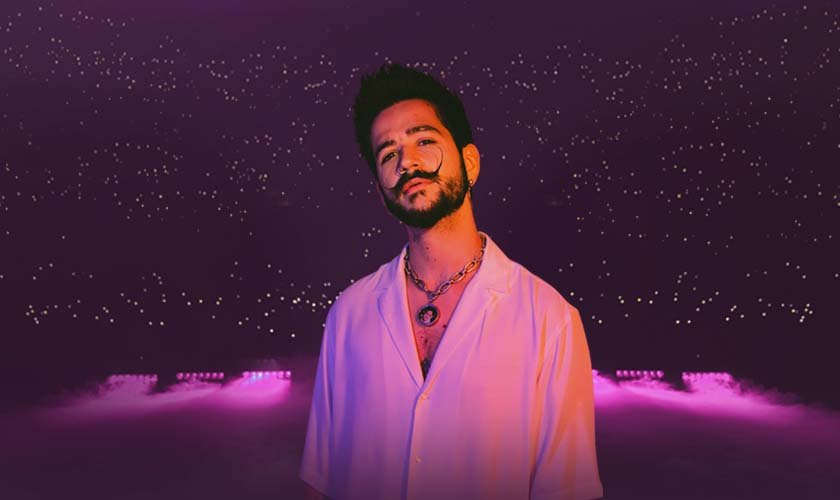
#> input picture media/person1.jpg, 840 x 500 px, found by its file name
$ python opencv_saveFace.py
#> lines starting #> are read from the running program, lines starting #| are printed output that depends on the picture; after the words box and inside, x2 and y2 are one past the last pixel; in counts of white or black regions, pixels touching at a corner belong together
import cv2

casc_path = cv2.data.haarcascades + "haarcascade_frontalface_default.xml"
faceCascade = cv2.CascadeClassifier(casc_path)

imagename = "media\\person1.jpg"
image = cv2.imread(imagename)
#> image is the input picture: shape (500, 840, 3); mean B, G, R 67.9, 39, 79.7
faces = faceCascade.detectMultiScale(image, scaleFactor=1.1, minNeighbors=5, minSize=(30,30), flags = cv2.CASCADE_SCALE_IMAGE)
#> faces = [[357, 102, 110, 110]]
count = 1
for (x,y,w,h) in faces:
    cv2.rectangle(image, (x,y), (x+w,y+h), (128,255,0), 2)  #框選臉部
    filename = "media\\face" + str(count)+ ".jpg"  #存檔名稱
    image1 = image[y: y + h, x: x + w]  #取得臉部圖形
    image2 = cv2.resize(image1, (400, 400))  #重置圖形大小
    cv2.imwrite(filename, image2)
    count += 1
#> this loop made 1 pass
#> (x, y, w, h, filename, count) on pass 1: (357, 102, 110, 110, 'media\\face1.jpg', 2)
#> pass 1, `image1 = image[y: y + h, x: x + w]`:
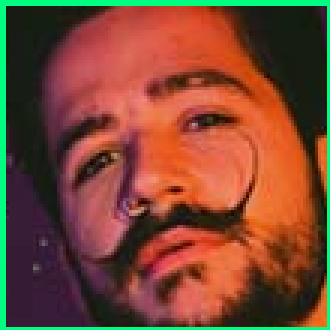
#> image1: shape (110, 110, 3) (shown 3 times larger); mean B, G, R 51.2, 71.9, 122.8
#> pass 1, `image2 = cv2.resize(image1, (400, 400))`:
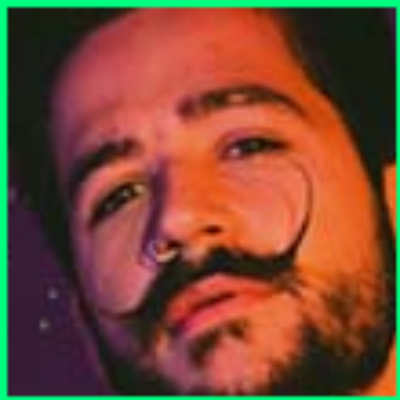
#> image2: shape (400, 400, 3); mean B, G, R 51.1, 71.8, 122.7
#> after the loop:
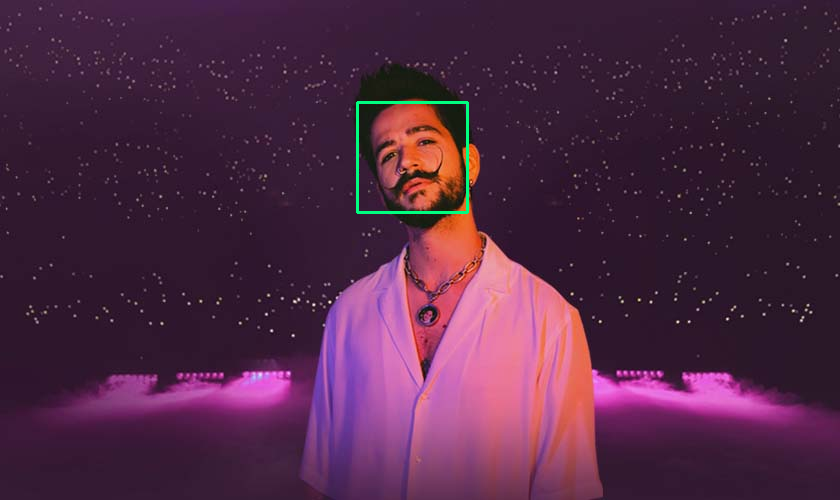
#> image: shape (500, 840, 3); 0.31% of pixels changed, all inside (x1, y1, x2, y2) = (356, 101, 469, 214)
#> after the loop, count = 2
cv2.namedWindow("facedetect")
cv2.imshow("facedetect", image)
cv2.waitKey(0)
cv2.destroyWindow("facedetect")

$ run again, with media/person12.jpg copied over media/person1.jpg
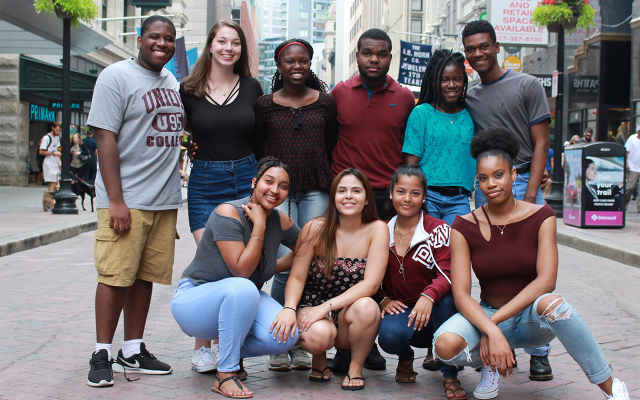
#> input picture media/person12.jpg, 1280 x 800 px, found by its file name (shown at 1/2 size)
#> image is the input picture: shape (800, 1280, 3); mean B, G, R 117.3, 114.1, 118.9
#> faces = [[922, 69, 70, 70], [710, 77, 79, 79], [507, 106, 56, 56], [872, 135, 62, 62], [660, 351, 76, 76], [419, 56, 74, 74], [559, 95, 69, 69], [777, 356, 76, 76], [287, 47, 72, 72], [940, 320, 86, 86], [511, 334, 81, 81]]
#> the loop `for (x,y,w,h) in faces:` made 11 passes
#> pass 1, `image2 = cv2.resize(image1, (400, 400))`:
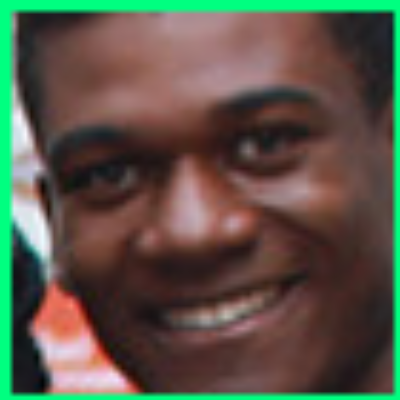
#> image2: shape (400, 400, 3); mean B, G, R 72.3, 86.2, 90.8
#> after the loop `for (x,y,w,h) in faces:`:
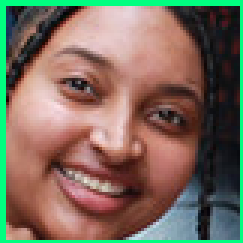
#> image1: shape (81, 81, 3) (shown 3 times larger); mean B, G, R 93.2, 108.3, 123.3
#> after the loop `for (x,y,w,h) in faces:`: count = 12

$ run again, with media/person2.jpg copied over media/person1.jpg
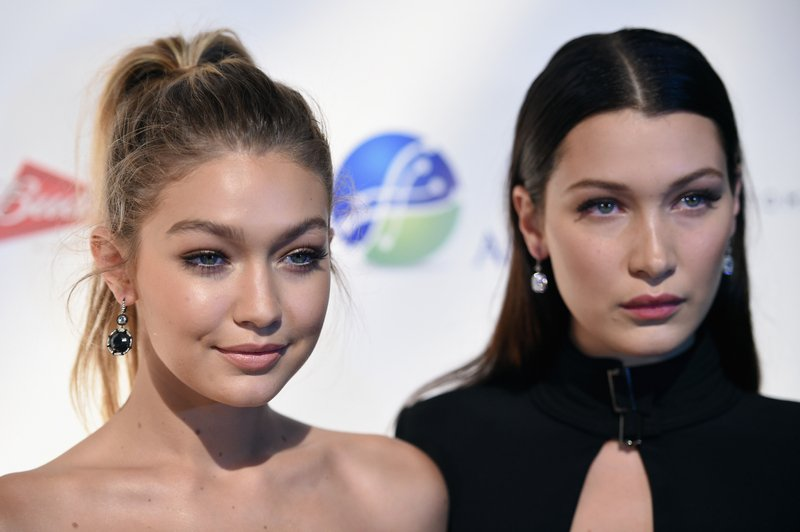
#> input picture media/person2.jpg, 800 x 532 px, found by its file name
#> image is the input picture: shape (532, 800, 3); mean B, G, R 137.2, 139.2, 152.4
#> faces = [[532, 116, 229, 229], [117, 156, 253, 253]]
#> the loop `for (x,y,w,h) in faces:` made 2 passes
#> (x, y, w, h, filename, count) on passes 1 to 2: (532, 116, 229, 229, 'media\\face1.jpg', 2), (117, 156, 253, 253, 'media\\face2.jpg', 3)
#> pass 1, `image1 = image[y: y + h, x: x + w]`:
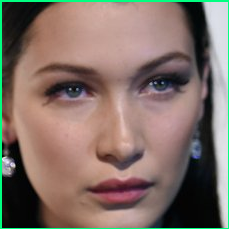
#> image1: shape (229, 229, 3); mean B, G, R 102.7, 111.3, 129
#> after the loop `for (x,y,w,h) in faces:`:
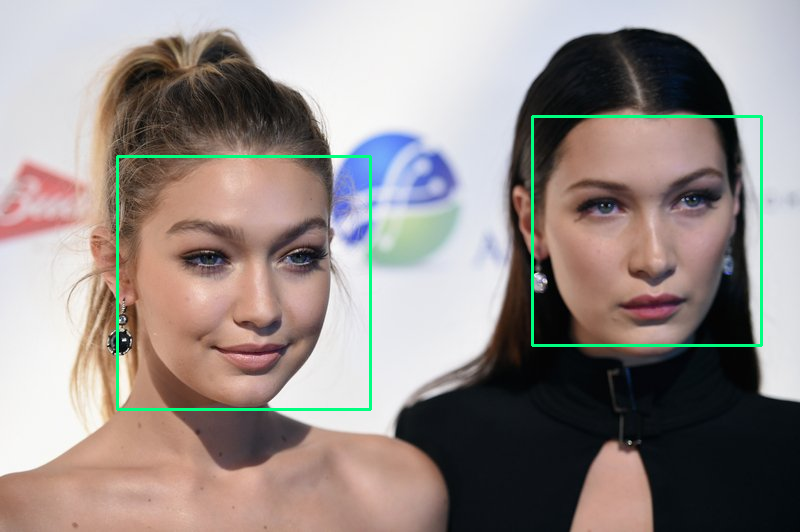
#> image: shape (532, 800, 3); 1.36% of pixels changed, all inside (x1, y1, x2, y2) = (116, 115, 763, 411)
#> after the loop `for (x,y,w,h) in faces:`: count = 3
